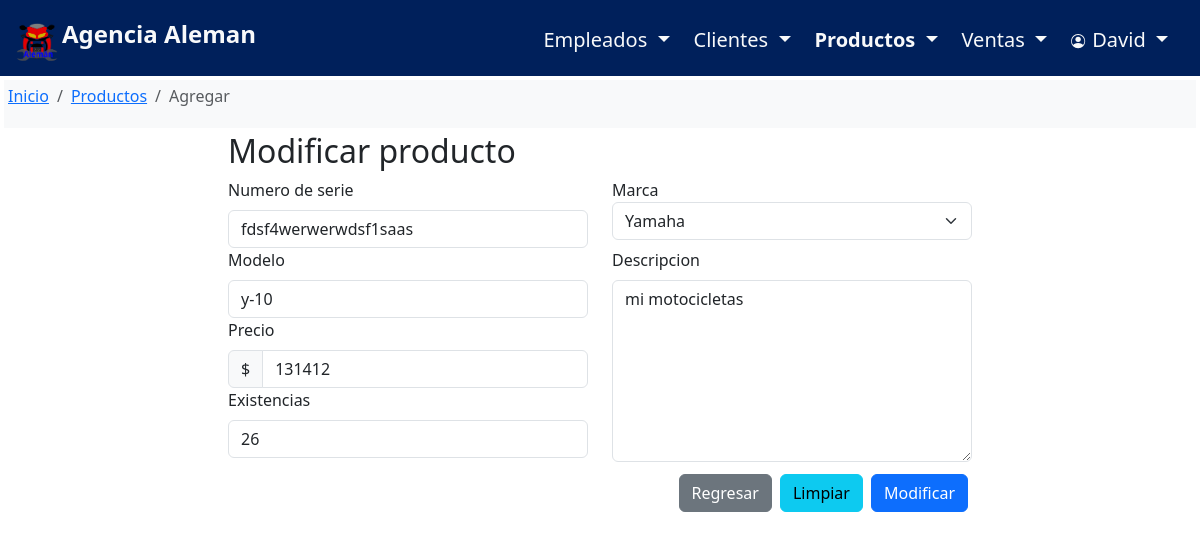
The app's page /modificar_producto.php?id=1 (signed in) with its own data.
### tables this page shows
CREATE TABLE `productos` (
  `id_producto` int(11) NOT NULL COMMENT 'numero de identificacion del producto',
  `numero_serie` varchar(20) NOT NULL COMMENT 'numero de serie de cada producto',
  `marca` varchar(30) NOT NULL COMMENT 'marca de los productos ',
  `descripcion` varchar(100) NOT NULL COMMENT 'descripcion breve del producto',
  `modelo` varchar(30) NOT NULL COMMENT 'modelo del producto en existencia',
  `precio` double NOT NULL COMMENT 'precio de venta de cada producto sin el IVA',
  `existencias` int(11) NOT NULL COMMENT 'cantidad de producto que hay en existencia',
  `estado` int(1) NOT NULL DEFAULT 1
);

### models/elementos.php (called while the page is built, shortened)
<?php
function navBar($pagina, $session = true)
{
  $usuario = null;
  if (isset($_SESSION['user'])) {
    $usuario = unserialize($_SESSION['user']);
  }
  $userName = !is_null($usuario) ? $usuario->name() : 'admin';
  require_once 'SpynTPL.php';
  $html = new SpynTPL('views/');
  $activePageEmpleados = $pagina == 'empleados' ? 'fw-bold' : '';
  $activePageClientes = $pagina == 'clientes' ? 'fw-bold' : '';
  $activePageProductos = $pagina == 'productos' ? 'fw-bold' : '';
  $activePageVentas = $pagina == 'ventas' ? 'fw-bold' : '';
  $activePageUser = $pagina == 'usuario' ? 'fw-bold' : '';
  $html->Fichero('header.html');
  $html->Asigna('activePageEmpleados', $activePageEmpleados);
  $html->Asigna('activePageClientes', $activePageClientes);
  $html->Asigna('activePageProductos', $activePageProductos);
  $html->Asigna('activePageVentas', $activePageVentas);
  $html->Asigna('activePageUser', $activePageUser);
  $html->Asigna('name', $userName);
  if ($session == true) {
    $html->Asigna('display-login', 'd-none');
    $html->Asigna('display', 'd-flex');
  } else {
    $html->Asigna('display-login', 'd-flex');
    $html->Asigna('display', 'd-none');
  }
  $nav = $html->Muestra();
  return $nav;
}

### SpynTPL.php (called while the page is built, shortened)
<?php
class SpynTPL {
    var $output;
	var $izq = '[';
	var $der = ']';
	var $tpl_dir;
	var $cache = false;
	var $variables = array();
    function __construct($dir = '.',$cache = false)
	{
		(is_dir($dir))?$this->tpl_dir = $dir:die("No existe el directorio : $dir");
	}
    function Fichero($file)
	{
 	  if(!$salida=$this->LeeCache() && !$this->cache)
	  {
	  	(file_exists($this->tpl_dir.$file))?$salida=file_get_contents($this->tpl_dir.$file):die('No se encuentra el fichero :'.$this->tpl_dir.$file);
       }
	   $this->output .= $salida;
    }
	function Asigna ($nombre, $valor='')
	{
		if (is_array($nombre))
			$this->AsignaArray($nombre);
		else
			$this->variables[$nombre] = $valor;
	}
    function TrataTemplate()
	{
      if(count($this->variables)>0)
	  {
          foreach($this->variables as $nom=>$val)
		  {
			$val=(file_exists($this->tpl_dir.$val) && !getimagesize($this->tpl_dir.$val))?$this->CargaFile($this->tpl_dir.$val):$val;
			$this->output=str_replace($this->izq.$nom.$this->der,$val,$this->output);
           }
	  }
	  else
	  	die('No hay variables asignadas');
    }
    function CargaFile($file)
	{
      $content=ob_get_contents();
      return $content;
    }
    function LeeCache()
	{
      return false;
    }
    function Muestra()
	{
	  return $this->output;
    }
}
?>

### modificar_producto.php (the view, shortened to what this page needs)
<?php
require_once 'models/Login.php';
require_once 'models/elementos.php';
require_once('SpynTPL.php');
$title = 'Modificar producto';
$target = 'modificar_producto.php';
$html = new SpynTPL('views/');
$html->Fichero('frmProducto.html');
$html->Asigna('title', $title);
$html->Asigna('target', $target);
$html->Asigna('btn-form', 'Modificar');
$nav = navBar('productos');
$html->Asigna('nav-bar', $nav);
$html->Asigna('errormsg', '');
if (isset($_GET['id'])) {
    $id = $_GET['id'];
    $productos = Productos::consultaProductoId($id);
    $html->Asigna('id_producto', $productos->id_producto);
    $html->Asigna('numero_serie', $productos->numero_serie);
    $html->Asigna('marca', $productos->marca);
    $html->Asigna('descripcion', $productos->descripcion);
    $html->Asigna('modelo', $productos->modelo);
    $html->Asigna('precio', $productos->precio);
    $html->Asigna('existencias', $productos->existencias);
    switch ($productos->marca) {
        case 'yamaha':
            $html->Asigna('yamaha_s', 'selected');
            break;
    }
}
echo $html->Muestra();

### style.css (style rules this page uses)
.bg-lightblue { background-color: #00205b; }
.icon-navbar { width: 50px; height: 50px; }

### records on screen
productos: numero_serie "fdsf4werwerwdsf1saas", marca "Yamaha", modelo "y-10", precio "131412", existencias "26", descripcion "mi motocicletas"
